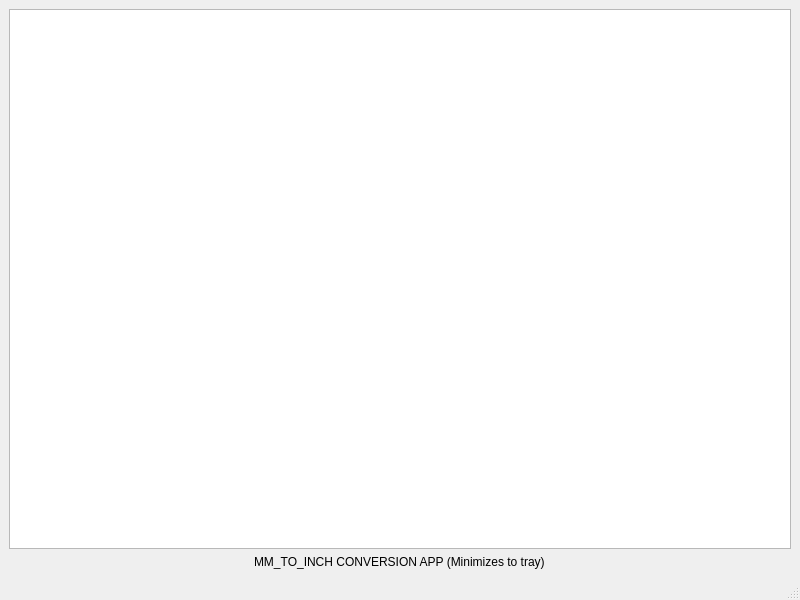
<?xml version="1.0" encoding="UTF-8"?>
<ui version="4.0">
 <class>mm_to_inch_app</class>
 <widget class="QMainWindow" name="mm_to_inch_app">
  <property name="geometry">
   <rect>
    <x>0</x>
    <y>0</y>
    <width>800</width>
    <height>600</height>
   </rect>
  </property>
  <property name="windowTitle">
   <string>mm_to_inch_app</string>
  </property>
  <widget class="QWidget" name="centralwidget">
   <layout class="QVBoxLayout" name="verticalLayout">
    <item>
     <widget class="QTableWidget" name="tableWidget"/>
    </item>
    <item alignment="Qt::AlignHCenter">
     <widget class="QLabel" name="label">
      <property name="text">
       <string>MM_TO_INCH CONVERSION APP (Minimizes to tray)</string>
      </property>
     </widget>
    </item>
   </layout>
  </widget>
  <widget class="QMenuBar" name="menubar">
   <property name="geometry">
    <rect>
     <x>0</x>
     <y>0</y>
     <width>800</width>
     <height>21</height>
    </rect>
   </property>
  </widget>
  <widget class="QStatusBar" name="statusbar"/>
 </widget>
 <resources/>
 <connections/>
</ui>
